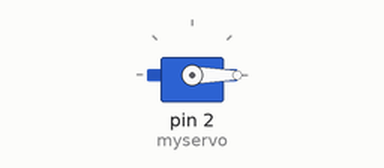
The sketch below on a simulated Arduino Uno, built with avr-gcc and run on an emulated ATmega328P. Parts: servo.

Above: at 0.05 s.
At 4.5 s:
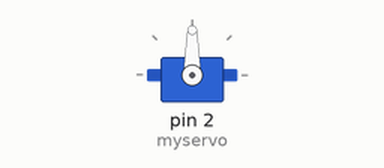
At 9.0 s:
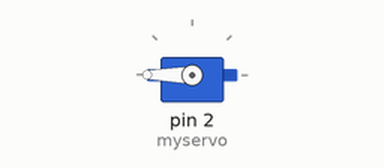
Timing chart, 0 to 11.7 s (numbered marks = the images above):
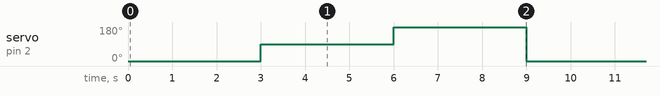

The sketch:

1_Servo_motor.ino
```cpp
#include <Servo.h>

Servo myservo;

void setup() {
  myservo.attach(2);
}

void loop() {
  myservo.write(0);
  delay(3000);
  myservo.write(90);
  delay(3000);
  myservo.write(180);
  delay(3000);
}
```

Measured:
- by itself, servo on pin 2 (myservo): repeats every 9.0 s: 180° 3.0 s, 0° 3.0 s, 90° 3.0 s
